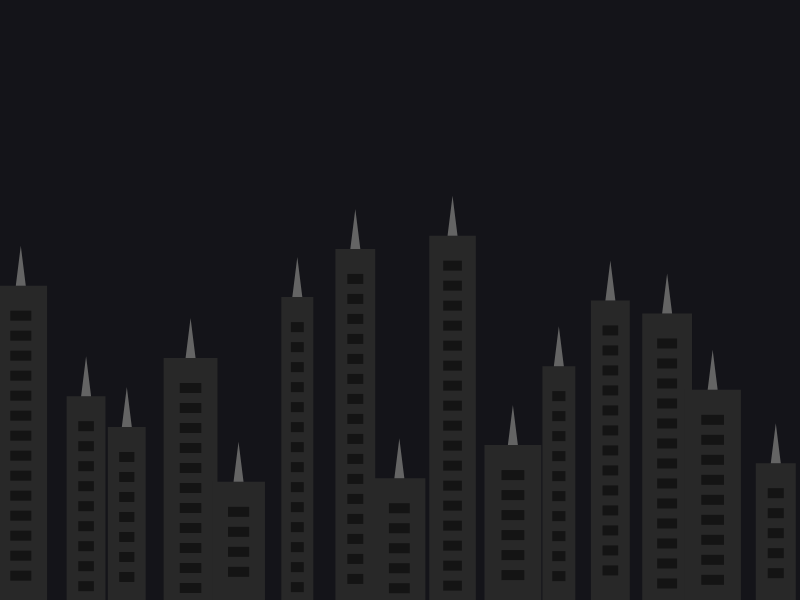
Frame 1 (no input)
Frame 60 (no input): identical to frame 1, image omitted
Frame 120 (the mouse pressed at the canvas centre since frame 60): identical to frame 1, image omitted

The p5.js sketch that drew this single still picture (run headless with seeded random() and noise() and a simulated clock; from frame 60 on, the mouse is pressed at the canvas centre):

// p5.js sketch
// ── sketch.js
let rods = [];
let systems = [];
let lightnings = [];

function setup() {
  createCanvas(800, 600);
  
  // Create a cityscape of lightning rods
  let numRods = 15;
  let spacing = width / numRods;
  
  for (let i = 0; i < numRods; i++) {
    // Random heights for buildings
    let h = random(100, 400);
    // Add some randomness to x position, but keep them roughly grid-aligned
    let x = i * spacing + spacing / 2 + random(-10, 10);
    rods.push(new LightningRod(x, height, h));
  }
}

function draw() {
  background(20, 20, 25); // Dark background

  // Draw the rods (buildings)
  for (let r of rods) {
    r.display();
  }

  // Draw and update lightning bolts
  for (let i = lightnings.length - 1; i >= 0; i--) {
    lightnings[i].update();
    lightnings[i].display();
    if (lightnings[i].isFinished()) {
      lightnings.splice(i, 1);
    }
  }

  // Draw and update particle systems (sparks)
  for (let i = systems.length - 1; i >= 0; i--) {
    systems[i].run();
    if (systems[i].particles.length === 0) {
      systems.splice(i, 1);
    }
  }
}

function mousePressed() {
  // Find the rod closest to the mouse x position
  let closestRod = null;
  let minDist = Infinity;

  for (let r of rods) {
    let d = abs(mouseX - r.pos.x);
    if (d < minDist) {
      minDist = d;
      closestRod = r;
    }
  }

  if (closestRod) {
    // 1. Create Lightning
    let startX = mouseX + random(-50, 50); // Originating from sky near mouse
    let startY = 0;
    lightnings.push(new LightningBolt(startX, startY, closestRod.tip.x, closestRod.tip.y));

    // 2. Create Particle Explosion (Sparks) at the tip
    systems.push(new ParticleSystem(closestRod.tip));
    
    // Add a flash effect to background (subtle)
    background(50, 50, 60);
  }
}

// --- Classes ---

class LightningRod {
  constructor(x, y, h) {
    this.pos = createVector(x, y);
    this.h = h;
    this.w = random(30, 60); // Building width
    this.tip = createVector(x, y - h); // The tip of the rod
  }

  display() {
    noStroke();
    
    // Building Body
    fill(40);
    rectMode(CENTER);
    rect(this.pos.x, this.pos.y - this.h / 2, this.w, this.h);
    
    // Windows (decoration)
    fill(20);
    let rows = this.h / 20;
    for(let i=0; i<rows-2; i++) {
        rect(this.pos.x, (this.pos.y - this.h) + 30 + (i*20), this.w * 0.4, 10);
    }

    // The Rod (Pointy top)
    fill(100); // Grey metallic
    beginShape();
    vertex(this.pos.x - 5, this.pos.y - this.h);
    vertex(this.pos.x + 5, this.pos.y - this.h);
    vertex(this.pos.x, this.pos.y - this.h - 40); // Sharp tip
    endShape(CLOSE);
    
    // Actual tip update for collision/targeting
    this.tip = createVector(this.pos.x, this.pos.y - this.h - 40);
  }
}

class LightningBolt {
  constructor(x1, y1, x2, y2) {
    this.segments = [];
    this.life = 10; // Frames the lightning is visible
    this.generate(x1, y1, x2, y2);
  }

  generate(x1, y1, x2, y2) {
    this.segments = [];
    let currentX = x1;
    let currentY = y1;
    let steps = 20;
    let dx = (x2 - x1) / steps;
    let dy = (y2 - y1) / steps;

    this.segments.push(createVector(currentX, currentY));

    for (let i = 0; i < steps - 1; i++) {
      currentX += dx;
      currentY += dy;
      
      // Add jaggedness
      let offset = random(-30, 30);
      this.segments.push(createVector(currentX + offset, currentY));
    }
    
    this.segments.push(createVector(x2, y2));
  }

  update() {
    this.life--;
  }

  isFinished() {
    return this.life < 0;
  }

  display() {
    let alpha = map(this.life, 0, 10, 0, 255);
    
    noFill();
    // Glow effect
    strokeWeight(6);
    stroke(100, 100, 255, alpha * 0.3);
    beginShape();
    for (let v of this.segments) vertex(v.x, v.y);
    endShape();

    // Main bolt
    strokeWeight(2);
    stroke(220, 240, 255, alpha);
    beginShape();
    for (let v of this.segments) vertex(v.x, v.y);
    endShape();
  }
}

// --- Particle System based on Nature of Code ---

class ParticleSystem {
  constructor(position) {
    this.origin = position.copy();
    this.particles = [];
    // Create an initial burst of particles
    for (let i = 0; i < 40; i++) {
      this.addParticle();
    }
  }

  addParticle() {
    this.particles.push(new Particle(this.origin));
  }

  run() {
    for (let i = this.particles.length - 1; i >= 0; i--) {
      let p = this.particles[i];
      p.run();
      if (p.isDead()) {
        this.particles.splice(i, 1);
      }
    }
  }
}

class Particle {
  constructor(position) {
    this.pos = position.copy();
    // Intense, random velocity for spark effect
    this.vel = p5.Vector.random2D();
    this.vel.mult(random(2, 12)); 
    // Upward bias slightly (bouncing off the tip)
    this.vel.y -= random(2, 5); 
    
    this.acc = createVector(0, 0.4); // Gravity
    this.lifespan = 255;
    this.decay = random(5, 15); // How fast it fades
  }

  run() {
    this.update();
    this.display();
  }

  update() {
    this.vel.add(this.acc);
    this.pos.add(this.vel);
    this.vel.mult(0.9); // Air resistance/drag to make sparks stop quickly
    this.lifespan -= this.decay;
  }

  display() {
    noStroke();
    // Spark color: White -> Yellow -> Orange -> Transparent
    let r = 255;
    let g = map(this.lifespan, 0, 255, 100, 255);
    let b = map(this.lifespan, 0, 255, 0, 200);
    
    fill(r, g, b, this.lifespan);
    
    // Scale size based on velocity (motion blur stretch)
    let size = map(this.lifespan, 0, 255, 2, 6);
    ellipse(this.pos.x, this.pos.y, size, size);
  }

  isDead() {
    return this.lifespan < 0;
  }
}
// ── style.css
html, body {
  margin: 0;
  padding: 0;
  align-content: center;
  text-align: center;
  color: #eee;
  background-color: #ec0909;
}

canvas {
  display: block;
  margin-top: 30px;
  margin-left: auto;
  margin-right: auto;
}
